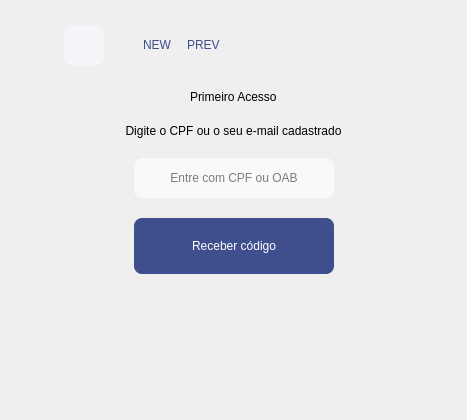
         <widget class="QWidget" name="frPrimAcesso">
          <property name="styleSheet">
           <string notr="true">/*----------------------------------------- Line Edit ------------------------------------------*/
#lePACpfEmail {
	font: 10pt &quot;Avenir LT Std&quot;;
    border: 0px solid gray;
    border-radius: 8px;
   	padding: 0 8px;
    background: #F9F9F9;
    selection-background-color: darkgray;
}

/*----------------------------------------- Label ------------------------------------------*/
#lbPALogin {
	font: 28pt &quot;Bebas Neue&quot;;
}

#lbInfoPrimeiroAcesso {
	font: 12pt &quot;Avenir LT Std&quot;;
}

#lbNew {
	font: 24pt &quot;Bebas Neue&quot;;
	color: #3F4E8C;
	padding: 0px 0px 0px 24px;
}

#lbPrev {
	font: 20pt &quot;Avenir LT Std&quot;;
	color: #3F4E8C;
}

/*---------------------------- Push Button ----------------------------------*/
#pbEnviarCodigo {
	
	font: 12pt &quot;Avenir LT Std&quot;;
	color: white;

	background-color: #3F4E8C;
	border-radius: 8px;

	padding: 16px;
}

#pbVoltar {
	background-image: url(:/Voltar/back.png);
	background-position: center;
	background-repeat: no-repeat;

	background-color: #F4F5F8;
	border-radius: 8px;
}

#pbVoltar:hover {
	background-image: url(:/Voltar/back.png);
	background-position: center;
	background-repeat: no-repeat;

	background-color: rgb(228, 233, 248);
	border-radius: 8px;
}</string>
          </property>
          <layout class="QGridLayout" name="gridLayout_2">
           <property name="leftMargin">
            <number>0</number>
           </property>
           <property name="topMargin">
            <number>0</number>
           </property>
           <property name="rightMargin">
            <number>0</number>
           </property>
           <property name="bottomMargin">
            <number>0</number>
           </property>
           <property name="spacing">
            <number>0</number>
           </property>
           <item row="0" column="0">
            <widget class="QFrame" name="frPrimeiroAcesso">
             <property name="frameShape">
              <enum>QFrame::NoFrame</enum>
             </property>
             <property name="frameShadow">
              <enum>QFrame::Raised</enum>
             </property>
             <layout class="QGridLayout" name="gridLayout_5">
              <property name="leftMargin">
               <number>0</number>
              </property>
              <property name="topMargin">
               <number>0</number>
              </property>
              <property name="rightMargin">
               <number>0</number>
              </property>
              <property name="bottomMargin">
               <number>0</number>
              </property>
              <property name="horizontalSpacing">
               <number>0</number>
              </property>
              <property name="verticalSpacing">
               <number>20</number>
              </property>
              <item row="6" column="1" colspan="2">
               <spacer name="verticalSpacer_9">
                <property name="orientation">
                 <enum>Qt::Vertical</enum>
                </property>
                <property name="sizeHint" stdset="0">
                 <size>
                  <width>198</width>
                  <height>146</height>
                 </size>
                </property>
               </spacer>
              </item>
              <item row="4" column="1" colspan="2">
               <widget class="QLineEdit" name="lePACpfEmail">
                <property name="minimumSize">
                 <size>
                  <width>200</width>
                  <height>40</height>
                 </size>
                </property>
                <property name="alignment">
                 <set>Qt::AlignCenter</set>
                </property>
                <property name="placeholderText">
                 <string>Entre com CPF ou OAB</string>
                </property>
               </widget>
              </item>
              <item row="1" column="0" colspan="4">
               <widget class="QFrame" name="frCab">
                <property name="minimumSize">
                 <size>
                  <width>0</width>
                  <height>50</height>
                 </size>
                </property>
                <property name="frameShape">
                 <enum>QFrame::NoFrame</enum>
                </property>
                <property name="frameShadow">
                 <enum>QFrame::Raised</enum>
                </property>
                <layout class="QHBoxLayout" name="horizontalLayout_3">
                 <property name="spacing">
                  <number>12</number>
                 </property>
                 <property name="leftMargin">
                  <number>64</number>
                 </property>
                 <property name="topMargin">
                  <number>0</number>
                 </property>
                 <property name="rightMargin">
                  <number>0</number>
                 </property>
                 <property name="bottomMargin">
                  <number>0</number>
                 </property>
                 <item>
                  <widget class="QPushButton" name="pbVoltar">
                   <property name="minimumSize">
                    <size>
                     <width>40</width>
                     <height>40</height>
                    </size>
                   </property>
                   <property name="maximumSize">
                    <size>
                     <width>40</width>
                     <height>40</height>
                    </size>
                   </property>
                   <property name="text">
                    <string/>
                   </property>
                  </widget>
                 </item>
                 <item alignment="Qt::AlignRight">
                  <widget class="QLabel" name="lbNew">
                   <property name="text">
                    <string>NEW</string>
                   </property>
                  </widget>
                 </item>
                 <item alignment="Qt::AlignLeft">
                  <widget class="QLabel" name="lbPrev">
                   <property name="text">
                    <string>PREV</string>
                   </property>
                  </widget>
                 </item>
                 <item>
                  <spacer name="horizontalSpacer_10">
                   <property name="orientation">
                    <enum>Qt::Horizontal</enum>
                   </property>
                   <property name="sizeHint" stdset="0">
                    <size>
                     <width>40</width>
                     <height>20</height>
                    </size>
                   </property>
                  </spacer>
                 </item>
                </layout>
               </widget>
              </item>
              <item row="5" column="1" colspan="2">
               <widget class="QPushButton" name="pbEnviarCodigo">
                <property name="minimumSize">
                 <size>
                  <width>0</width>
                  <height>56</height>
                 </size>
                </property>
                <property name="text">
                 <string>Receber código</string>
                </property>
               </widget>
              </item>
              <item row="3" column="0" colspan="4">
               <widget class="QLabel" name="lbInfoPrimeiroAcesso">
                <property name="text">
                 <string>Digite o CPF ou o seu e-mail cadastrado</string>
                </property>
                <property name="alignment">
                 <set>Qt::AlignCenter</set>
                </property>
                <property name="wordWrap">
                 <bool>true</bool>
                </property>
               </widget>
              </item>
              <item row="4" column="0">
               <spacer name="horizontalSpacer_11">
                <property name="orientation">
                 <enum>Qt::Horizontal</enum>
                </property>
                <property name="sizeHint" stdset="0">
                 <size>
                  <width>134</width>
                  <height>20</height>
                 </size>
                </property>
               </spacer>
              </item>
              <item row="4" column="3">
               <spacer name="horizontalSpacer_9">
                <property name="orientation">
                 <enum>Qt::Horizontal</enum>
                </property>
                <property name="sizeHint" stdset="0">
                 <size>
                  <width>133</width>
                  <height>20</height>
                 </size>
                </property>
               </spacer>
              </item>
              <item row="0" column="2">
               <spacer name="verticalSpacer_7">
                <property name="orientation">
                 <enum>Qt::Vertical</enum>
                </property>
                <property name="sizeType">
                 <enum>QSizePolicy::Minimum</enum>
                </property>
                <property name="sizeHint" stdset="0">
                 <size>
                  <width>20</width>
                  <height>20</height>
                 </size>
                </property>
               </spacer>
              </item>
              <item row="2" column="0" colspan="4" alignment="Qt::AlignHCenter|Qt::AlignVCenter">
               <widget class="QLabel" name="lbPALogin">
                <property name="text">
                 <string>Primeiro Acesso</string>
                </property>
               </widget>
              </item>
             </layout>
            </widget>
           </item>
          </layout>
         </widget>
